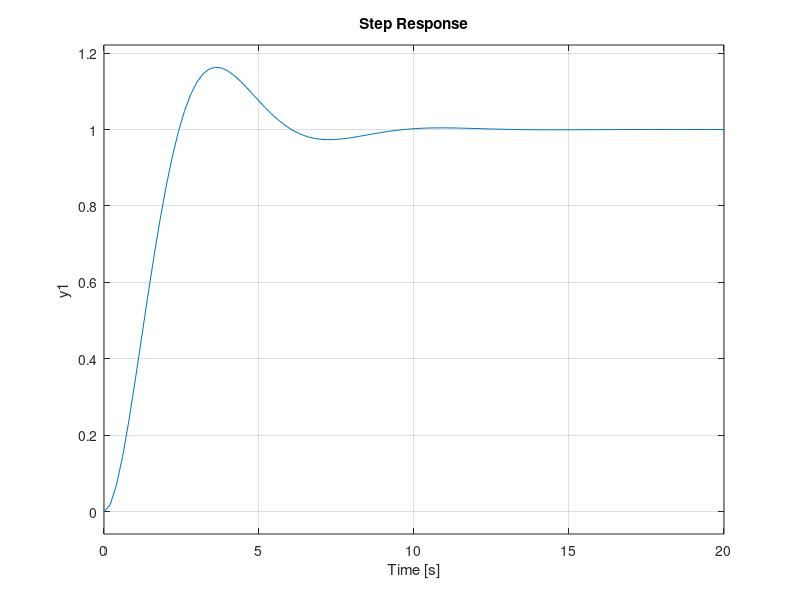
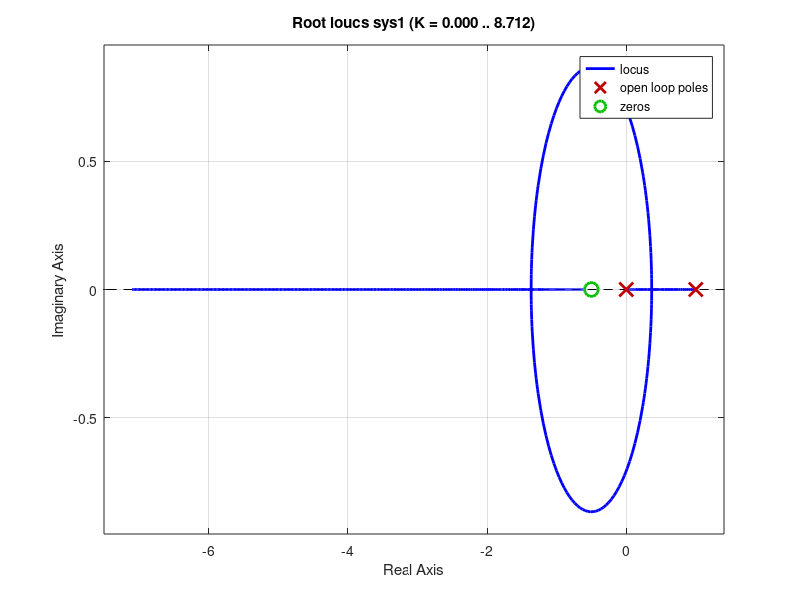

Write the MATLAB code that produced these figures, in order. (Note: this script raises an error after producing the figures.)
wn = 1;

eksi = 1/2;

sys = tf(wn^2, [1 2*eksi*wn wn^2]);

step(sys);

num = [1 0.5];

den = [1 -1 0];

sys1 = tf(num, den, 0.01);
figure
rlocus(sys1);
figure
rltool(sys1, SS);